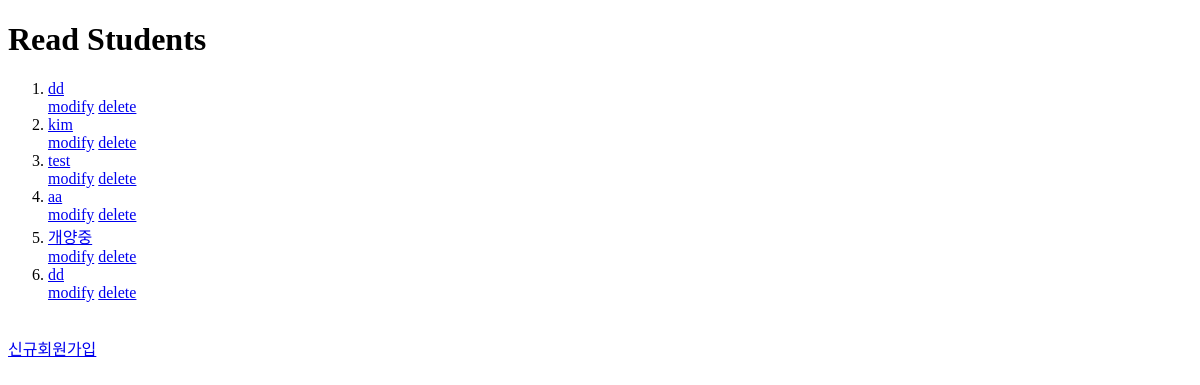
The page /students/all/ on the database as committed earlier.
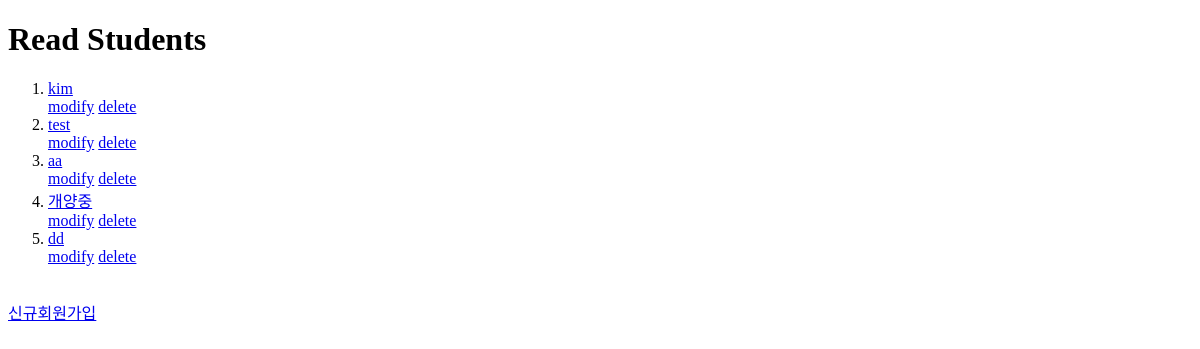
The same page on the database as committed later.
### students/models.py (models this page shows, shortened)
class Student(models.Model):
    s_name = models.CharField(max_length=100)
    s_major = models.CharField(max_length=100)
    s_age = models.IntegerField(default = 0)
    s_grade = models.IntegerField(default = 0)
    s_gender = models.CharField(max_length=30)

### students/views.py (the view)
# urls.py: path('all/',views.reaStudentAll, name = 'stuAll'),
def reaStudentAll(request):
    qs = Student.objects.all()
    context = {'student_list':qs}
    return render(request, 'students/readStudents.html',context)

### students/templates/students/readStudents.html (shortened to what this page needs)
<!DOCTYPE html>
<html lang="en">
<head>
</head>
<body>
    <h1>Read Students</h1>
    {% if student_list %}
    <ol>
        {% for s in student_list %}
        <li>
            <a href="{% url 'students:stuDet' s.s_name %}">{{ s.s_name }} </a><br>
            <a href="{% url 'students:stuMod' s.s_name %}">modify</a>
            <a href="{% url 'students:stuDel' s.s_name %}">delete</a>
        </li>
        {% endfor %}
    </ol>
    {% endif %}
    <br>
    <a href="{% url 'students:reg' %}"> 신규회원가입</a>
</body>
</html>

Rows that differ between the two databases and show on the page:
removed Student: s_name "dd"
